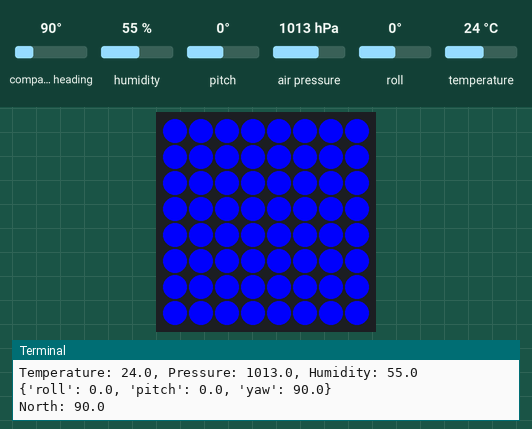
A program run on a simulated Raspberry Pi (BCM pin numbers) with a Sense HAT. Parts: the Sense HAT's 8×8 RGB LED matrix, the last lines printed to the terminal. The inputs (shaded band) are chosen by the test bench; at power-on: compass heading 90°, humidity 55 %, pitch 0°, air pressure 1013 hPa, roll 0°, temperature 24 °C. The 64×8 strip is a reading aid, not a part: it shows the text the matrix is scrolling, unrolled, one strip-width of it at a time; the Sense HAT reports a negative pitch or roll as 360° plus the angle.

Above: at 3.2 s.
At 35.3 s:
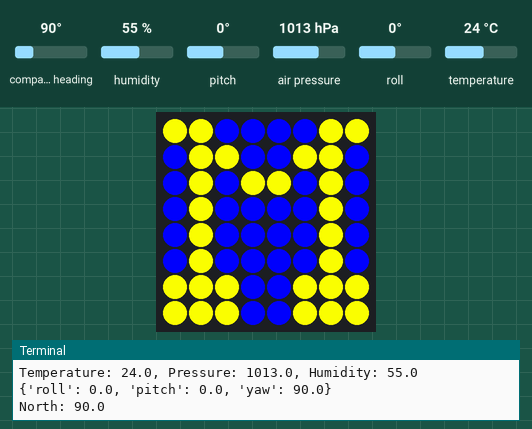

Measured:
- what the display in image 0 shows lasts 0.5 s, from 3.2 s to 3.7 s

The program:

All.py
```python
from sense_hat import SenseHat
from time import sleep

sense = SenseHat()


yellow = (255, 255, 0)
blue = (0, 0, 255)
y = yellow
b = blue
speed = 0.06

while 1:
	message = "Michigan"
	sense.show_message(message, speed, text_colour=yellow, back_colour=blue)

	t = round(sense.get_temperature(),1)
	p = round(sense.get_pressure(),1)
	h = round(sense.get_humidity(),1)
	msg = "Temperature: {0}, Pressure: {1}, Humidity: {2}".format(t,p,h)
	print(msg)

	#o = sense.get_orientation()
	#print("pitch: {pitch}, Yaw: {yaw}, Roll: {roll}".format(**o))
	print(sense.get_gyroscope())

	north = sense.get_compass()
	print("North: %s" % north)

	sleep(0.5)

	message = "Go Big Blue"
	sense.show_message(message, speed, text_colour=yellow, back_colour=blue)

	sleep(0.5)

	TheM = [
	y,y,b,b,b,b,y,y,
	b,y,y,b,b,y,y,b,
	b,y,b,y,y,b,y,b,
	b,y,b,b,b,b,y,b,
	b,y,b,b,b,b,y,b,
	b,y,b,b,b,b,y,b,
	y,y,y,b,b,y,y,y,
	y,y,y,b,b,y,y,y
	]
	sense.set_pixels(TheM)
	sleep(5)
```
